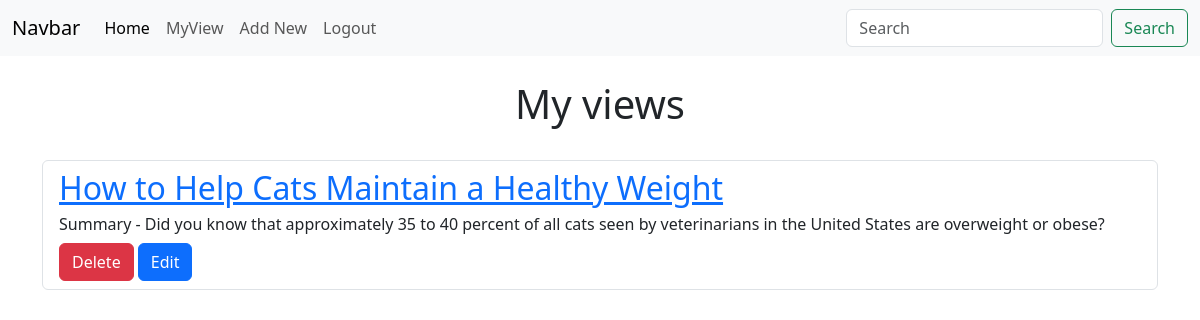
The page /view/ (signed in) on the database its author committed.
### application/models.py (models this page shows)
class Article(models.Model):
    user = models.ForeignKey(User, on_delete=models.CASCADE, related_name='article', null=True )
    title = models.CharField(max_length=200)
    slug = models.SlugField(max_length=200, unique=True, default='', null=False)
    summary = models.CharField(max_length=200)
    contents = RichTextField(blank=True, null=True)
    blog_picture = models.ImageField(null=True, blank=True, upload_to='images/', default='images/none_picture.jpg')
    created = models.DateTimeField(default=localtime(), blank=True)

### application/views.py (the view)
# urls.py: path('view/', views.view, name='view'),
@login_required(login_url='/login')
def view(response):
    return render(response, 'view.html')

### application/templates/view.html (shortened to what this page needs)
{% extends 'base.html' %}
{% block content %}
    <h1 class="text-center">My views</h1><br>
    <div class="container">
        {% for article in user.article.all %}
        <ul class="list-group">
            <li class="list-group-item"><p class="h2"><a href="/index/{{article.id}}">{{article.title}}</a></p>
            <p class="h6">Summary - {{article.summary}}</p>
            <a href="delete/{{ article.id }}" class="btn btn-danger">Delete</a>
            <a href="edit/{{article.id}}" class="btn btn-primary">Edit</a></li>
        </ul><br>
        {% endfor %}
    </div><br>
{% endblock %}

### rows shown on the page
Article: title "How to Help Cats Maintain a Healthy Weight", summary "Did you know that approximately 35 to 40 percent of all cats seen by veterinarians in the United States are overweight or obese?"
